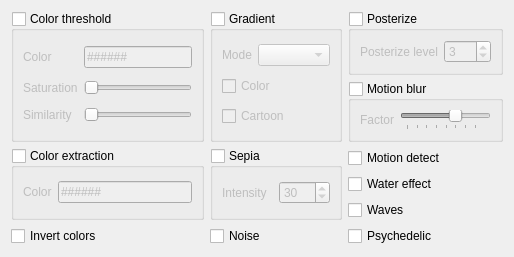
  <widget class="QWidget" name="tab_2">
   <attribute name="title">
    <string>Color</string>
   </attribute>
   <layout class="QGridLayout" name="gridLayout_9">
    <item row="0" column="0" rowspan="2">
     <widget class="QGroupBox" name="colorthresEnable">
      <property name="title">
       <string>Color threshold</string>
      </property>
      <property name="checkable">
       <bool>true</bool>
      </property>
      <property name="checked">
       <bool>false</bool>
      </property>
      <layout class="QGridLayout">
       <item row="2" column="0">
        <widget class="QLabel" name="label_14">
         <property name="text">
          <string>Similarity</string>
         </property>
         <property name="buddy">
          <cstring>colorthresSimilaritythresSlider</cstring>
         </property>
        </widget>
       </item>
       <item row="2" column="1">
        <widget class="QSlider" name="colorthresSimilaritythresSlider">
         <property name="orientation">
          <enum>Qt::Horizontal</enum>
         </property>
        </widget>
       </item>
       <item row="1" column="1">
        <widget class="QSlider" name="colorthresSaturationthresSlider">
         <property name="orientation">
          <enum>Qt::Horizontal</enum>
         </property>
        </widget>
       </item>
       <item row="1" column="0">
        <widget class="QLabel" name="label_13">
         <property name="text">
          <string>Saturation</string>
         </property>
         <property name="buddy">
          <cstring>colorthresSaturationthresSlider</cstring>
         </property>
        </widget>
       </item>
       <item row="0" column="0">
        <widget class="QLabel" name="label_8">
         <property name="text">
          <string>Color</string>
         </property>
         <property name="buddy">
          <cstring>colorthresColorText</cstring>
         </property>
        </widget>
       </item>
       <item row="0" column="1">
        <widget class="QLineEdit" name="colorthresColorText">
         <property name="inputMask">
          <string>&gt;HHHHHH;#</string>
         </property>
        </widget>
       </item>
      </layout>
     </widget>
    </item>
    <item row="0" column="1" rowspan="2">
     <widget class="QGroupBox" name="gradientEnable">
      <property name="title">
       <string>Gradient</string>
      </property>
      <property name="checkable">
       <bool>true</bool>
      </property>
      <property name="checked">
       <bool>false</bool>
      </property>
      <layout class="QGridLayout" name="_6">
       <item row="0" column="0">
        <widget class="QLabel" name="label_25">
         <property name="text">
          <string>Mode</string>
         </property>
        </widget>
       </item>
       <item row="1" column="0" colspan="2">
        <widget class="QCheckBox" name="gradientTypeCheck">
         <property name="text">
          <string>Color</string>
         </property>
        </widget>
       </item>
       <item row="2" column="0" colspan="2">
        <widget class="QCheckBox" name="gradientCartoonCheck">
         <property name="text">
          <string>Cartoon</string>
         </property>
        </widget>
       </item>
       <item row="0" column="1">
        <widget class="QComboBox" name="gradientModeCombo"/>
       </item>
      </layout>
     </widget>
    </item>
    <item row="0" column="2">
     <widget class="QGroupBox" name="posterizeEnable">
      <property name="title">
       <string>Posterize</string>
      </property>
      <property name="checkable">
       <bool>true</bool>
      </property>
      <property name="checked">
       <bool>false</bool>
      </property>
      <layout class="QGridLayout" name="gridLayout_3">
       <item row="0" column="0">
        <widget class="QLabel" name="label_33">
         <property name="text">
          <string>Posterize level</string>
         </property>
        </widget>
       </item>
       <item row="0" column="1">
        <widget class="QSpinBox" name="posterizeLevelSpin">
         <property name="minimum">
          <number>2</number>
         </property>
         <property name="maximum">
          <number>256</number>
         </property>
         <property name="value">
          <number>3</number>
         </property>
        </widget>
       </item>
      </layout>
     </widget>
    </item>
    <item row="1" column="2">
     <widget class="QGroupBox" name="motionblurEnable">
      <property name="title">
       <string>Motion blur</string>
      </property>
      <property name="checkable">
       <bool>true</bool>
      </property>
      <property name="checked">
       <bool>false</bool>
      </property>
      <layout class="QGridLayout" name="_3">
       <item row="0" column="0">
        <widget class="QLabel" name="label_34">
         <property name="text">
          <string>Factor</string>
         </property>
         <property name="buddy">
          <cstring>blurFactorSlider</cstring>
         </property>
        </widget>
       </item>
       <item row="0" column="1">
        <widget class="QSlider" name="blurFactorSlider">
         <property name="minimum">
          <number>1</number>
         </property>
         <property name="maximum">
          <number>127</number>
         </property>
         <property name="value">
          <number>80</number>
         </property>
         <property name="orientation">
          <enum>Qt::Horizontal</enum>
         </property>
         <property name="tickPosition">
          <enum>QSlider::TicksBelow</enum>
         </property>
         <property name="tickInterval">
          <number>16</number>
         </property>
        </widget>
       </item>
      </layout>
     </widget>
    </item>
    <item row="2" column="0">
     <widget class="QGroupBox" name="extractEnable">
      <property name="title">
       <string>Color extraction</string>
      </property>
      <property name="checkable">
       <bool>true</bool>
      </property>
      <property name="checked">
       <bool>false</bool>
      </property>
      <layout class="QGridLayout">
       <item row="0" column="0">
        <widget class="QLabel" name="label_6">
         <property name="text">
          <string>Color</string>
         </property>
        </widget>
       </item>
       <item row="0" column="1">
        <widget class="QLineEdit" name="extractComponentText">
         <property name="inputMask">
          <string>&gt;HHHHHH;#</string>
         </property>
        </widget>
       </item>
      </layout>
     </widget>
    </item>
    <item row="2" column="1">
     <widget class="QGroupBox" name="sepiaEnable">
      <property name="title">
       <string>Sepia</string>
      </property>
      <property name="checkable">
       <bool>true</bool>
      </property>
      <property name="checked">
       <bool>false</bool>
      </property>
      <layout class="QHBoxLayout" name="horizontalLayout">
       <item>
        <widget class="QLabel" name="label_18">
         <property name="text">
          <string>Intensity</string>
         </property>
        </widget>
       </item>
       <item>
        <widget class="QSpinBox" name="sepiaIntensitySpin">
         <property name="maximum">
          <number>255</number>
         </property>
         <property name="value">
          <number>30</number>
         </property>
        </widget>
       </item>
      </layout>
     </widget>
    </item>
    <item row="2" column="2" rowspan="2">
     <layout class="QGridLayout" name="gridLayout_7">
      <item row="0" column="0">
       <widget class="QCheckBox" name="motiondetectEnable">
        <property name="text">
         <string>Motion detect</string>
        </property>
       </widget>
      </item>
      <item row="1" column="0">
       <widget class="QCheckBox" name="rippleEnable">
        <property name="text">
         <string>Water effect</string>
        </property>
       </widget>
      </item>
      <item row="2" column="0">
       <widget class="QCheckBox" name="waveEnable">
        <property name="text">
         <string>Waves</string>
        </property>
       </widget>
      </item>
      <item row="3" column="0">
       <widget class="QCheckBox" name="psychedelicEnable">
        <property name="text">
         <string>Psychedelic</string>
        </property>
       </widget>
      </item>
     </layout>
    </item>
    <item row="3" column="0">
     <widget class="QCheckBox" name="invertEnable">
      <property name="text">
       <string>Invert colors</string>
      </property>
     </widget>
    </item>
    <item row="3" column="1">
     <widget class="QCheckBox" name="noiseEnable">
      <property name="text">
       <string>Noise</string>
      </property>
     </widget>
    </item>
   </layout>
  </widget>
